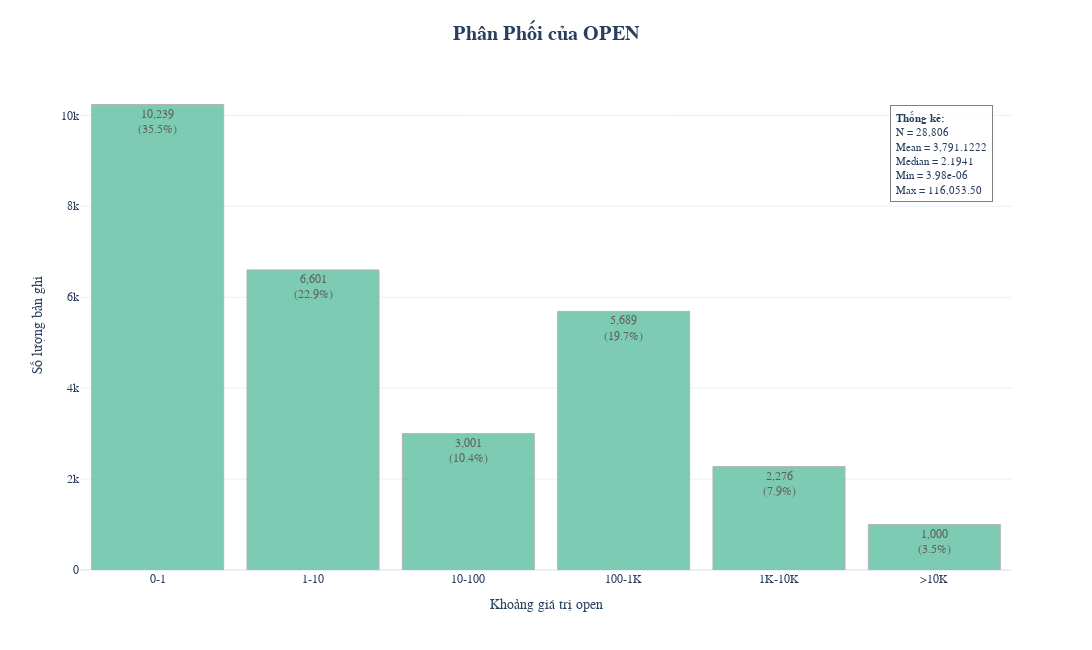
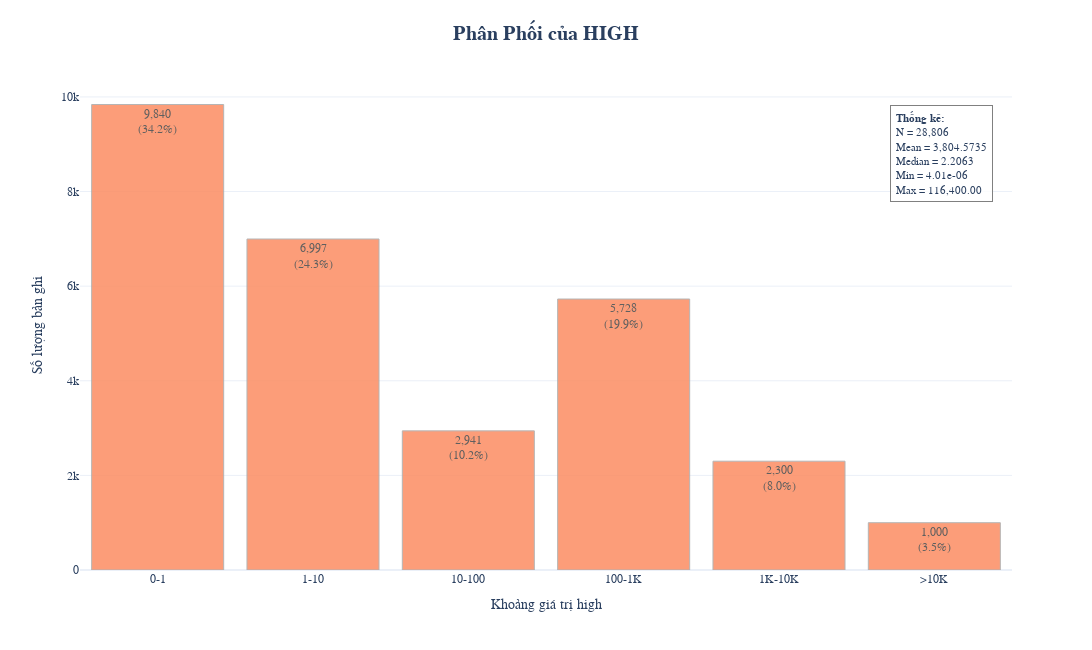
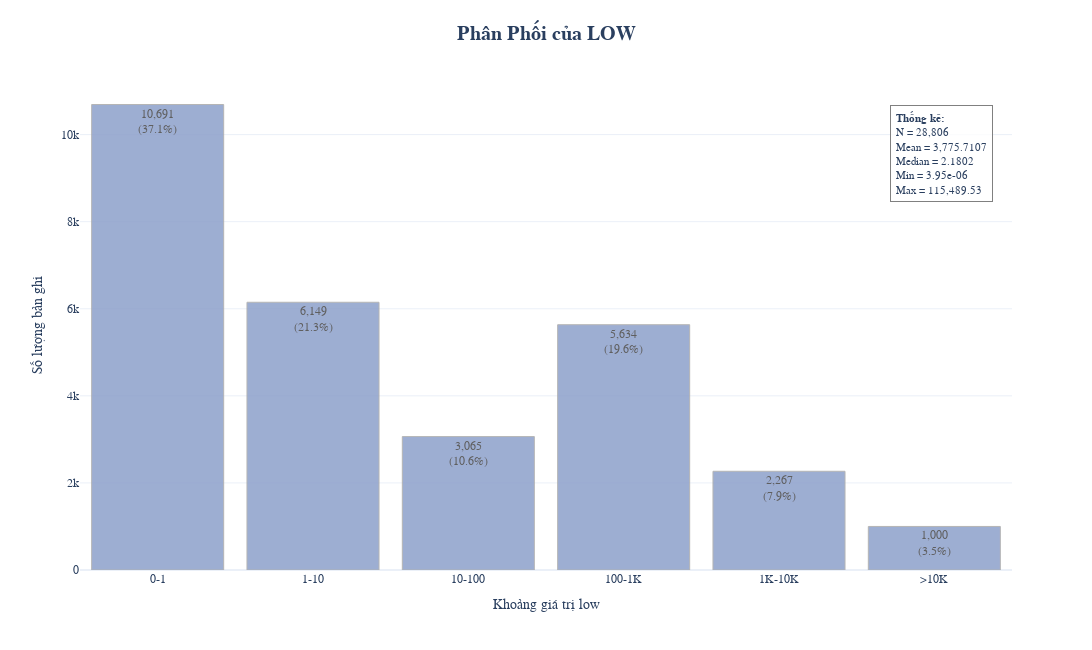
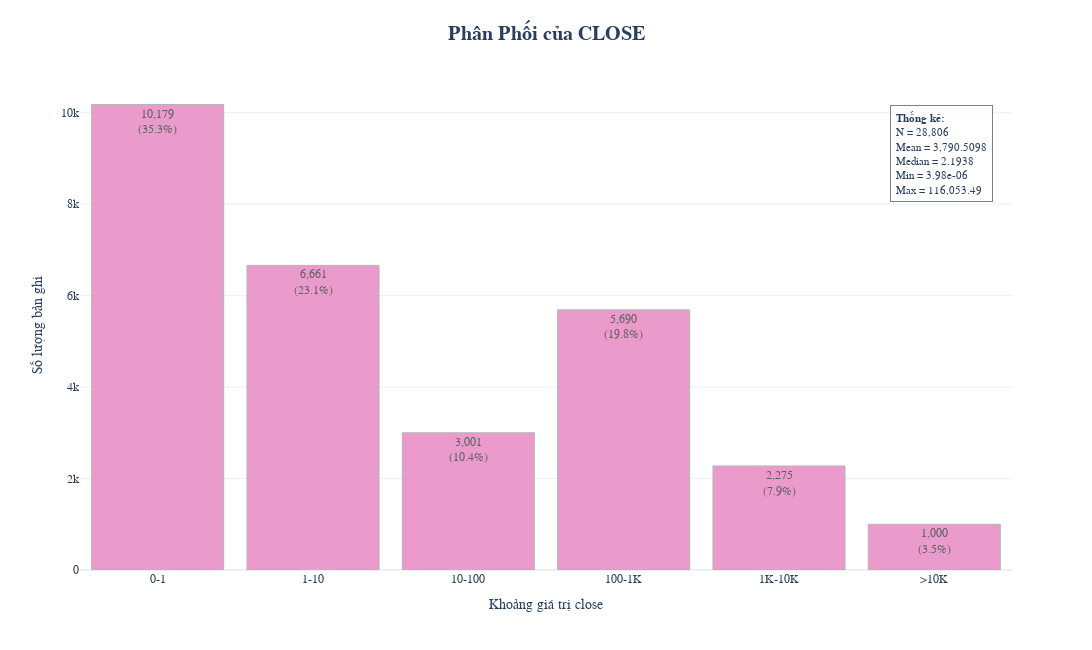

Notebook code for these charts, in order:
### Code cell
# 2. TẢI VÀ KHÁM PHÁ DỮ LIỆU
# ==============================================================================
print("\n" + "="*80)
print("BƯỚC 1: ĐỌC VÀ TẢI DỮ LIỆU")
print("="*80)

# Khởi tạo processor
processor = CryptoDataProcessor(file_path='../Data/raw/crypto_hourly_data.csv')

# Tải và khám phá dữ liệu
df = processor.explore_data()

# Khởi tạo visualizer
visualizer = CryptoVisualizer(df)
visualizer.plot_data_distribution()

### Figure 1 — Plotly figure (JSON) as saved in the notebook; plotly's stock layout.template omitted (floating-point values rounded to 4 significant figures)
{"data": [{"hovertemplate": "<b>open</b><br>Khoảng: %{x}<br>Số lượng: %{y:,}<br><extra></extra>", "marker": {"color": "rgb(102,194,165)", "line": {"color": "darkgray", "width": 1}}, "opacity": 0.85, "text": ["10,239<br>(35.5%)", "6,601<br>(22.9%)", "3,001<br>(10.4%)", "5,689<br>(19.7%)", "2,276<br>(7.9%)", "1,000<br>(3.5%)"], "textposition": "auto", "type": "bar", "x": ["0-1", "1-10", "10-100", "100-1K", "1K-10K", ">10K"], "y": [10239, 6601, 3001, 5689, 2276, 1000]}], "layout": {"annotations": [{"align": "left", "bgcolor": "rgba(255, 255, 255, 0.8)", "bordercolor": "gray", "borderpad": 5, "borderwidth": 1, "font": {"size": 11}, "showarrow": false, "text": "<b>Thống kê:</b><br>N = 28,806<br>Mean = 3,791.1222<br>Median = 2.1941<br>Min = 3.98e-06<br>Max = 116,053.50", "x": 0.98, "xref": "paper", "y": 0.95, "yref": "paper"}], "bargap": 0.15, "font": {"family": "Arial", "size": 12}, "height": 650, "margin": {"b": 80, "t": 80}, "showlegend": false, "title": {"font": {"size": 20}, "text": "<b>Phân Phối của OPEN</b>", "x": 0.5}, "width": 1200, "xaxis": {"title": {"font": {"size": 14}, "text": "Khoảng giá trị open"}}, "yaxis": {"title": {"font": {"size": 14}, "text": "Số lượng bản ghi"}}}}

### Figure 2 — Plotly figure (JSON) as saved in the notebook; plotly's stock layout.template omitted (floating-point values rounded to 4 significant figures)
{"data": [{"hovertemplate": "<b>high</b><br>Khoảng: %{x}<br>Số lượng: %{y:,}<br><extra></extra>", "marker": {"color": "rgb(252,141,98)", "line": {"color": "darkgray", "width": 1}}, "opacity": 0.85, "text": ["9,840<br>(34.2%)", "6,997<br>(24.3%)", "2,941<br>(10.2%)", "5,728<br>(19.9%)", "2,300<br>(8.0%)", "1,000<br>(3.5%)"], "textposition": "auto", "type": "bar", "x": ["0-1", "1-10", "10-100", "100-1K", "1K-10K", ">10K"], "y": [9840, 6997, 2941, 5728, 2300, 1000]}], "layout": {"annotations": [{"align": "left", "bgcolor": "rgba(255, 255, 255, 0.8)", "bordercolor": "gray", "borderpad": 5, "borderwidth": 1, "font": {"size": 11}, "showarrow": false, "text": "<b>Thống kê:</b><br>N = 28,806<br>Mean = 3,804.5735<br>Median = 2.2063<br>Min = 4.01e-06<br>Max = 116,400.00", "x": 0.98, "xref": "paper", "y": 0.95, "yref": "paper"}], "bargap": 0.15, "font": {"family": "Arial", "size": 12}, "height": 650, "margin": {"b": 80, "t": 80}, "showlegend": false, "title": {"font": {"size": 20}, "text": "<b>Phân Phối của HIGH</b>", "x": 0.5}, "width": 1200, "xaxis": {"title": {"font": {"size": 14}, "text": "Khoảng giá trị high"}}, "yaxis": {"title": {"font": {"size": 14}, "text": "Số lượng bản ghi"}}}}

### Figure 3 — Plotly figure (JSON) as saved in the notebook; plotly's stock layout.template omitted (floating-point values rounded to 4 significant figures)
{"data": [{"hovertemplate": "<b>low</b><br>Khoảng: %{x}<br>Số lượng: %{y:,}<br><extra></extra>", "marker": {"color": "rgb(141,160,203)", "line": {"color": "darkgray", "width": 1}}, "opacity": 0.85, "text": ["10,691<br>(37.1%)", "6,149<br>(21.3%)", "3,065<br>(10.6%)", "5,634<br>(19.6%)", "2,267<br>(7.9%)", "1,000<br>(3.5%)"], "textposition": "auto", "type": "bar", "x": ["0-1", "1-10", "10-100", "100-1K", "1K-10K", ">10K"], "y": [10691, 6149, 3065, 5634, 2267, 1000]}], "layout": {"annotations": [{"align": "left", "bgcolor": "rgba(255, 255, 255, 0.8)", "bordercolor": "gray", "borderpad": 5, "borderwidth": 1, "font": {"size": 11}, "showarrow": false, "text": "<b>Thống kê:</b><br>N = 28,806<br>Mean = 3,775.7107<br>Median = 2.1802<br>Min = 3.95e-06<br>Max = 115,489.53", "x": 0.98, "xref": "paper", "y": 0.95, "yref": "paper"}], "bargap": 0.15, "font": {"family": "Arial", "size": 12}, "height": 650, "margin": {"b": 80, "t": 80}, "showlegend": false, "title": {"font": {"size": 20}, "text": "<b>Phân Phối của LOW</b>", "x": 0.5}, "width": 1200, "xaxis": {"title": {"font": {"size": 14}, "text": "Khoảng giá trị low"}}, "yaxis": {"title": {"font": {"size": 14}, "text": "Số lượng bản ghi"}}}}

### Figure 4 — Plotly figure (JSON) as saved in the notebook; plotly's stock layout.template omitted (floating-point values rounded to 4 significant figures)
{"data": [{"hovertemplate": "<b>close</b><br>Khoảng: %{x}<br>Số lượng: %{y:,}<br><extra></extra>", "marker": {"color": "rgb(231,138,195)", "line": {"color": "darkgray", "width": 1}}, "opacity": 0.85, "text": ["10,179<br>(35.3%)", "6,661<br>(23.1%)", "3,001<br>(10.4%)", "5,690<br>(19.8%)", "2,275<br>(7.9%)", "1,000<br>(3.5%)"], "textposition": "auto", "type": "bar", "x": ["0-1", "1-10", "10-100", "100-1K", "1K-10K", ">10K"], "y": [10179, 6661, 3001, 5690, 2275, 1000]}], "layout": {"annotations": [{"align": "left", "bgcolor": "rgba(255, 255, 255, 0.8)", "bordercolor": "gray", "borderpad": 5, "borderwidth": 1, "font": {"size": 11}, "showarrow": false, "text": "<b>Thống kê:</b><br>N = 28,806<br>Mean = 3,790.5098<br>Median = 2.1938<br>Min = 3.98e-06<br>Max = 116,053.49", "x": 0.98, "xref": "paper", "y": 0.95, "yref": "paper"}], "bargap": 0.15, "font": {"family": "Arial", "size": 12}, "height": 650, "margin": {"b": 80, "t": 80}, "showlegend": false, "title": {"font": {"size": 20}, "text": "<b>Phân Phối của CLOSE</b>", "x": 0.5}, "width": 1200, "xaxis": {"title": {"font": {"size": 14}, "text": "Khoảng giá trị close"}}, "yaxis": {"title": {"font": {"size": 14}, "text": "Số lượng bản ghi"}}}}
